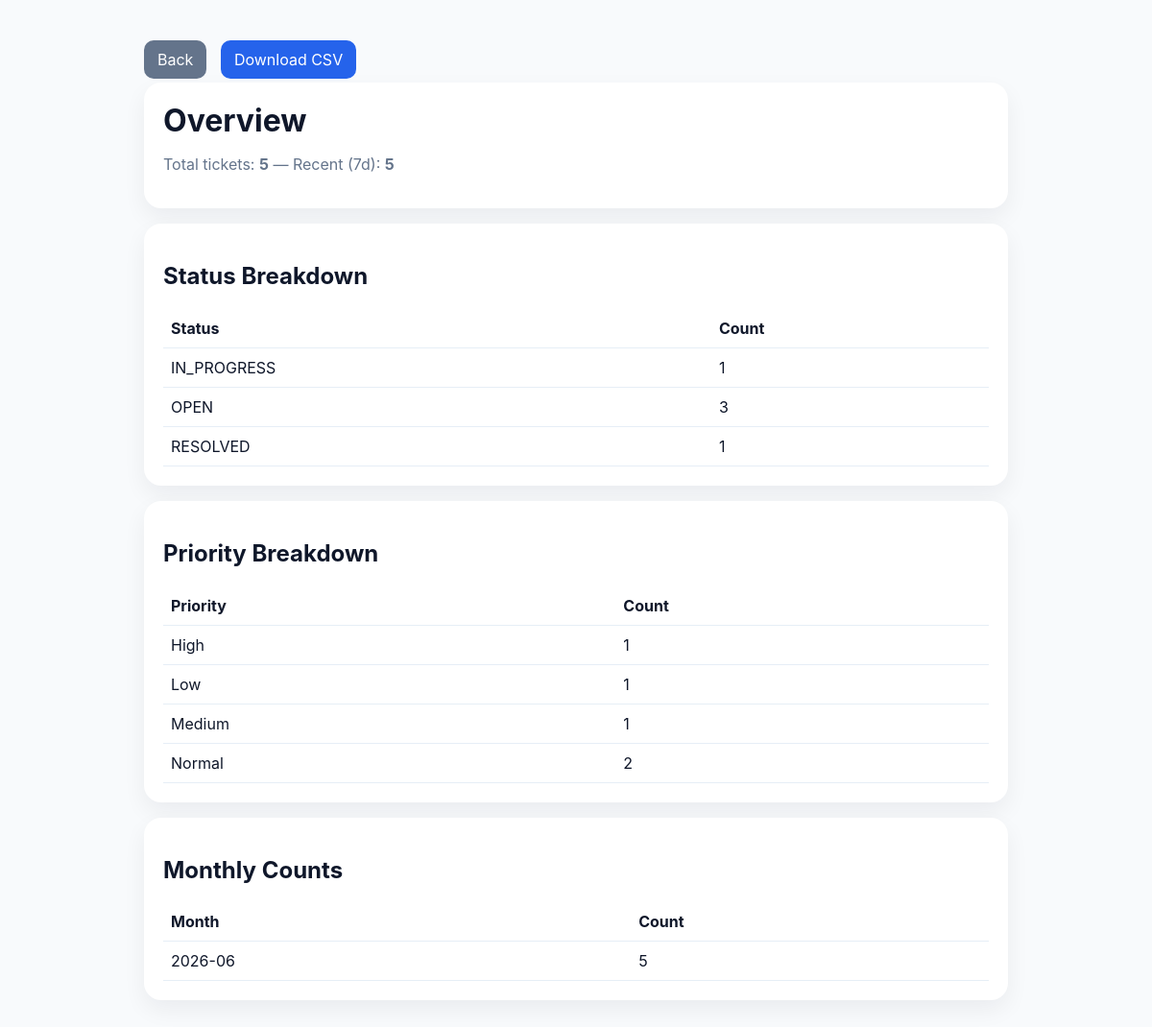
Screenshot of /stats/ with the database file from the repository.
### support/models.py (models this page shows, shortened)
class SupportTicket(models.Model):
    STATUS_CHOICES = [
        ('OPEN', 'Open'),
        ('IN_PROGRESS', 'In Progress'),
        ('RESOLVED', 'Resolved'),
        ('CLOSED', 'Closed'),
    ]
    PRIORITY_CHOICES = [
        ('Low', 'Low'),
        ('Normal', 'Normal'),
        ('High', 'High'),
        ('Urgent', 'Urgent'),
    ]
    PROJECT_CHOICES = [
        ('CRM', 'CRM'),
        ('ERP', 'ERP'),
        ('HRMS', 'HRMS'),
        ('Website', 'Website'),
    ]
    title = models.CharField(max_length=250)
    requester = models.CharField(max_length=150)
    status = models.CharField(max_length=20, choices=STATUS_CHOICES, default='OPEN')
    priority = models.CharField(max_length=20, choices=PRIORITY_CHOICES, default='Normal')
    project = models.CharField(max_length=50, choices=PROJECT_CHOICES, default='CRM')
    attachment = models.FileField(upload_to='uploads/', blank=True, null=True)
    created_at = models.DateTimeField(auto_now_add=True)
    updated_at = models.DateTimeField(auto_now=True)

### support/views.py (the view)
# urls.py: path('stats/', statistics, name='statistics'),
def statistics(request):
    report_data = get_ticket_report_data()
    context = {
        'total': report_data['total'],
        'by_status': report_data['by_status'],
        'by_priority': report_data['by_priority'],
        'recent_week': report_data['recent_week'],
        'monthly': report_data['monthly'],
    }
    return render(request, 'support/statistics.html', context)

### templates/support/statistics.html (shortened to what this page needs)
<!DOCTYPE html>
<html lang="en">
  <head>
  </head>
  <body>
    <div class="page">
      <div class="actions">
        <a href="{% url 'support_dashboard' %}" class="button" style="background:#64748b">Back</a>
        <a href="{% url 'report_csv' %}" class="button" style="margin-left:10px;">Download CSV</a>
      </div>
      <div class="card">
        <h1>Overview</h1>
        <p class="muted">Total tickets: <strong>{{ total }}</strong> — Recent (7d): <strong>{{ recent_week }}</strong></p>
      </div>
      <div class="card">
        <h2>Status Breakdown</h2>
        <table>
          <thead>
            <tr><th>Status</th><th>Count</th></tr>
          </thead>
          <tbody>
            {% for status, count in by_status.items %}
              <tr><td>{{ status }}</td><td>{{ count }}</td></tr>
            {% empty %}
              <tr><td colspan="2" class="muted">No data</td></tr>
            {% endfor %}
          </tbody>
        </table>
      </div>
      <div class="card">
        <h2>Priority Breakdown</h2>
        <table>
          <thead><tr><th>Priority</th><th>Count</th></tr></thead>
          <tbody>
            {% for priority, count in by_priority.items %}
              <tr><td>{{ priority }}</td><td>{{ count }}</td></tr>
            {% empty %}
              <tr><td colspan="2" class="muted">No data</td></tr>
            {% endfor %}
          </tbody>
        </table>
      </div>
      <div class="card">
        <h2>Monthly Counts</h2>
        <table>
          <thead><tr><th>Month</th><th>Count</th></tr></thead>
          <tbody>
            {% for row in monthly %}
              <tr><td>{{ row.month }}</td><td>{{ row.count }}</td></tr>
            {% empty %}
              <tr><td colspan="2" class="muted">No data</td></tr>
            {% endfor %}
          </tbody>
        </table>
      </div>
    </div>
  </body>
</html>

### templates/support/statistics.html (style rules this page uses)
body { font-family: Inter, Arial, sans-serif; background:#f8fafc; color:#0f172a; margin:0; }
.page { max-width:900px; margin:32px auto; padding: 20px; }
.card { background:#fff; border-radius:18px; padding:20px; box-shadow:0 10px 25px rgba(15,23,42,0.06); margin-bottom:16px; }
h1 { margin:0 0 8px; }
table { width:100%; border-collapse:collapse; }
th, td { padding:10px 8px; text-align:left; border-bottom:1px solid #e6eef6; }
.muted { color:#64748b; }
.actions { margin-bottom:14px; }
.button { padding:10px 14px; border-radius:10px; background:#2563eb; color:#fff; text-decoration:none; }

### rows the page displays
SupportTicket: priority "High", id "1"
SupportTicket: priority "Low", count "1"
SupportTicket: priority "Medium", count "1"

### other values shown
{{ total }} "5"
{{ recent_week }} "5"
{{ status }} "IN_PROGRESS" "OPEN" "RESOLVED"
{{ count }} "1" "3" "1"
{{ priority }} "Normal"
{{ count }} "2"
{{ row.month }} "2026-06"
{{ row.count }} "5"
